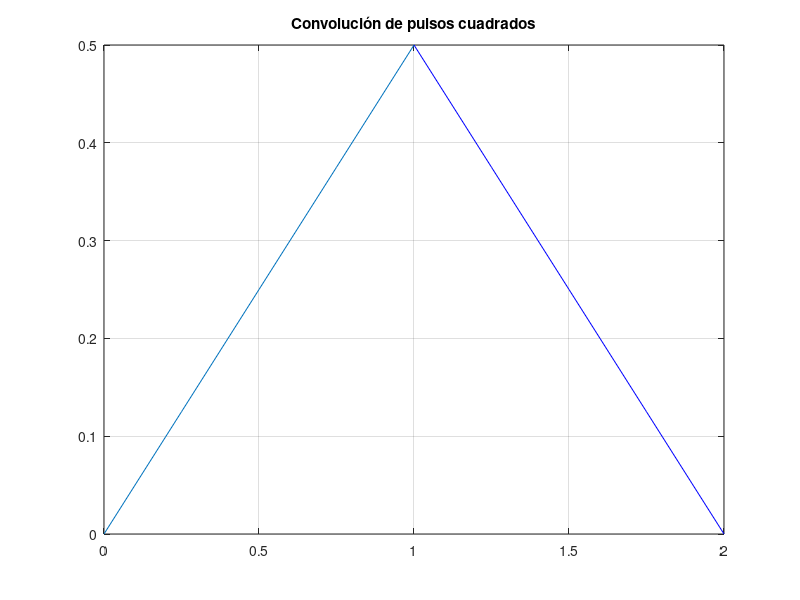

This figure's MATLAB source:
%{
** ######################################################################################################
**      Archivo: 02 - 02 - PulsosRect1.m
**      SO: Windows 10
**      Herramienta: Visual Studio Code
**                   MATLAB R2023a
**
**      Notas:
**          En esta parte de la practica se realizara la convolución entre dos pulsos rectangulares sin
**          utilizar la funcion pre establecida por matlab llamada "conv".
** ######################################################################################################
%}

clear all
clf                                     % Elimina las figuras
clc

% MAIN PROGRAM
dt = .25;
T1 = 0 : dt : 1;
y1 = (1 / 2) * T1;
T2 = 1 : dt : 2;
y2 = 1 - (1 / 2) * T2;

plot(T1, y1, T2, y2, 'b')
grid on
title('Convolución de pulsos cuadrados')